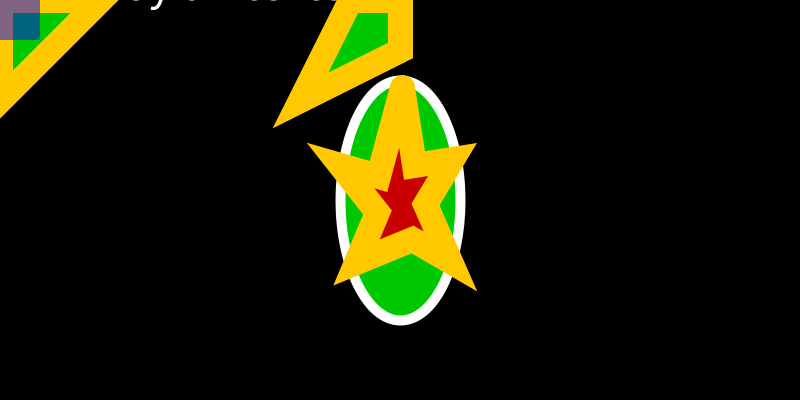
Frame 1 (no input)
Frame 60 (the mouse pressed at the canvas centre just before this capture): identical to frame 1, image omitted
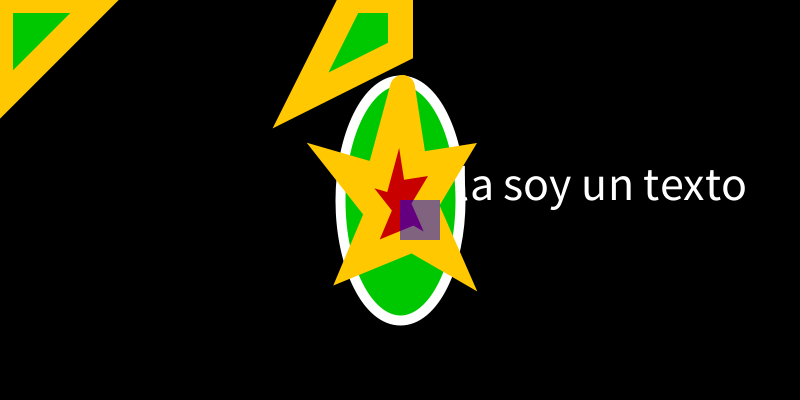
Frame 120 (the mouse held since frame 60 and released just before this capture)

The Processing sketch that drew these frames (run headless with seeded random() and noise(); from frame 60 on, the mouse is pressed at the canvas centre):

// Processing sketch: clase1
// ── clase1.pde

void setup() {
  size(800, 400);
  textSize(48);
  smooth();
}

void draw() {

  background(0);

  fill(255);
  text("Hola soy un texto", mouseX, mouseY);


  fill(0, 200, 0);
  stroke(255);
  strokeWeight(10);
  // pos en x, pos en y, ancho , alto

  ellipse(width/2, height/2, 120, 240);
  // x, y, x1, y1, x2, y2

  stroke(255, 200, 0);
  strokeWeight(25);

  triangle(0, 0, 100, 0, 0, 100);
  //x, y, x1, y1,  x2, y2, x3
  quad(350, 0, 400, 0, 400, 50, 300, 100);

  //beginShape(); y endShape();
  fill(200, 0, 0);
  beginShape();
  vertex(402, 87);
  vertex(414, 165);
  vertex(452, 159);
  vertex(425, 204);
  vertex(450, 261);
  vertex(412, 239);
  vertex(356, 262);
  vertex(377, 212);
  vertex(340, 165);
  vertex(378, 176);
  vertex(402, 87);
  endShape();
  //color y transparencia
  fill(0,0,255,127);
  noStroke();
  rect(mouseX, mouseY, 40, 40);
}


void mousePressed() {
  println("vertex("+mouseX+","+mouseY+");");
}
